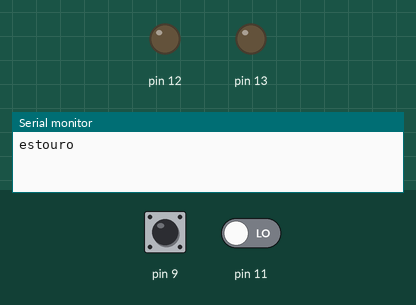
Bench run of a sketch on a simulated Arduino Uno, built with avr-gcc and run on an emulated ATmega328P. On the bench: output pins drawn as LEDs (lit = HIGH), the last lines printed to the serial monitor. The test bench sets the inputs (shaded band); at power-on: pin 11 LOW, pin 9 HIGH.

Above: at 1.2 s.
1.3 s: pin 11 driven HIGH
At 1.8 s:
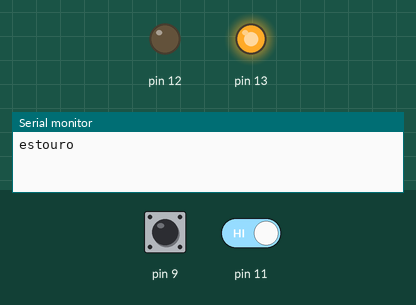
7.3 s: pin 11 driven LOW
At 7.3 s:
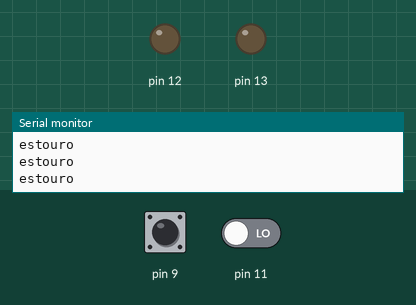
Timing chart, 0 to 10.3 s (numbered marks = the images above; inputs shaded):
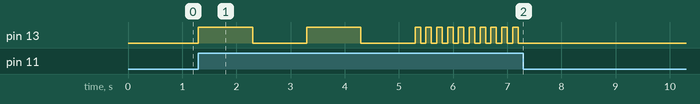

Measured:
- after the input at 1.3 s, pin 13: goes HIGH 1.0 s, LOW 1.0 s, HIGH 1.0 s, LOW 1.0 s, 9 × (HIGH 0.10 s, LOW 0.10 s), HIGH 0.10 s, then LOW, starting at once
- after the input at 7.3 s, pin 13: stops changing and stays LOW

The sketch:

main.ino
```cpp
#include <avr/io.h>     // mapeamento dos registradores
#include <avr/interrupt.h>     // rotinas de interrupção

#define CLOCK 20000000

volatile unsigned short int cont_inicial = (256) - ((0.01*CLOCK)/1024);    // para um tempo de estouro de 10 ms
volatile int i = 0;

//------------------interrupções-------------------------
// PCINT0_vect monitora as interrupções ocorridas pelos pinos PCINT0 até PCINT7
// PCINT1_vect monitora as interrupções ocorridas pelos pinos PCINT8 até PCINT15
ISR(PCINT0_vect){  // a interrupção é gerada tanto para borda de subida quando para borda de descida
  delay(100);   //tratamento de debounce
  Serial.println((PINB & 0b00000010) == 0b00000010);
  if(!((PINB & 0b00000010) == 0b00000010)) // quando o B1 for para HIGH (apenas na borda de subida )
  {
    Serial.println("botão apertado");
  }
}

//-------------interrupção por timer--------------------------
ISR(TIMER2_OVF_vect){   //a cada 287 ms
  i++;
  if(i == 37){     // a cada 1 s
    Serial.println("estouro");
    i =0;
  }

  TCNT2 = cont_inicial;      // Configura o valor inicial do contador do timer1
}

void setup() {

  Serial.begin(9600);
  // configurando a direção dos GPIOs
  //DDRB = DDRB | 0b00110000;   //configura o GPIO B5 e B4 como saida e o restante como entrada
  DDRB = 0b00110000;   //configura o GPIO B5 e B4 como saida e o restante como entrada
  PORTB = 0b00000001; // GPIO B0 como pull up, o restando como pull down
  //PORTB = PORTB &~ 0b00001000; // GPIO B3 como pull down

  // configura pinos de interrupção
  PCICR = 0b00000001;     // habilita a o registrador PCIE0 (responsável pelos pinos PCINT0 até PCINT7)
  // PCMSK0 é responsável pelos registradores PCINT0 até PCINT7
  // PCMSK1 é responsável pelos registradores PCINT8 até PCINT15
  PCMSK0 = 0b00000010;      // Interrupção no PCINT1 (pino B1) habilitada

  // Configurando o TIMER2
  /*-----------CONTAGEM DE TEMPO--------------------------
  valor inicial da contagem = (256) - ((tempo desejado*Fosc)/prescaler)
  estoura a cada 1s para Fosc de 16Mhz -> valor inicial = (256) - ((1*16000000)/1024) = 49911
  ------------------------------------------------------*/
  /*-----------CONTAGEM DE ESTOURO--------------------------
   * para um contador de 16 bits
  tempo = (256 * prescaler) / (Fosc)
  ------------------------------------------------------*/
  // TCCR1A é usado para comparadores (output compare)
  TCCR2B = 0b00000111; //Controla o prescaler (Prescaling de 1024)do timer2
  TCNT2 = cont_inicial;      // Configura o valor inicial do contador do timer2
  TIMSK2 = 0b00000001;  // habilita interrupção por estouro de tempo no timer2


  /*
  Serial.print("cont_inicial: ");
  Serial.println(cont_inicial);
  for(unsigned short int i=0; i<=65536; i++){
    Serial.println(TCNT2);
  }
  */

  sei();      // set Global Interrupt Enable (habilita a chavel geral das interrupções)
}

void loop() {

  int valor = PINB & 0b00001000; // lê o estado do pino B3

  if(!(valor == 0b00001000)){      // quando B3 esta em nível low
    delay(50);
    while(!( (PINB & 0b00001000) == 0b00001000) ){


      } //tratamento de debounce

    PORTB = PORTB | 0b00100000; // GPIO B5 e B4 Nível HIGH
    delay(1000);
    PORTB = PORTB &~ 0b00100000; // GPIO B5 e B4 Nível LOW
    delay(1000);
    PORTB = PORTB | 0b00100000; // GPIO B5 e B4 Nível HIGH
    delay(1000);
    PORTB = PORTB &~ 0b00100000; // GPIO B5 e B4 Nível LOW
    delay(1000);
  }

  PORTB = PORTB ^ 0b00100000;  //inverte o estado lógico do pino B5
  delay(100);

}
```
